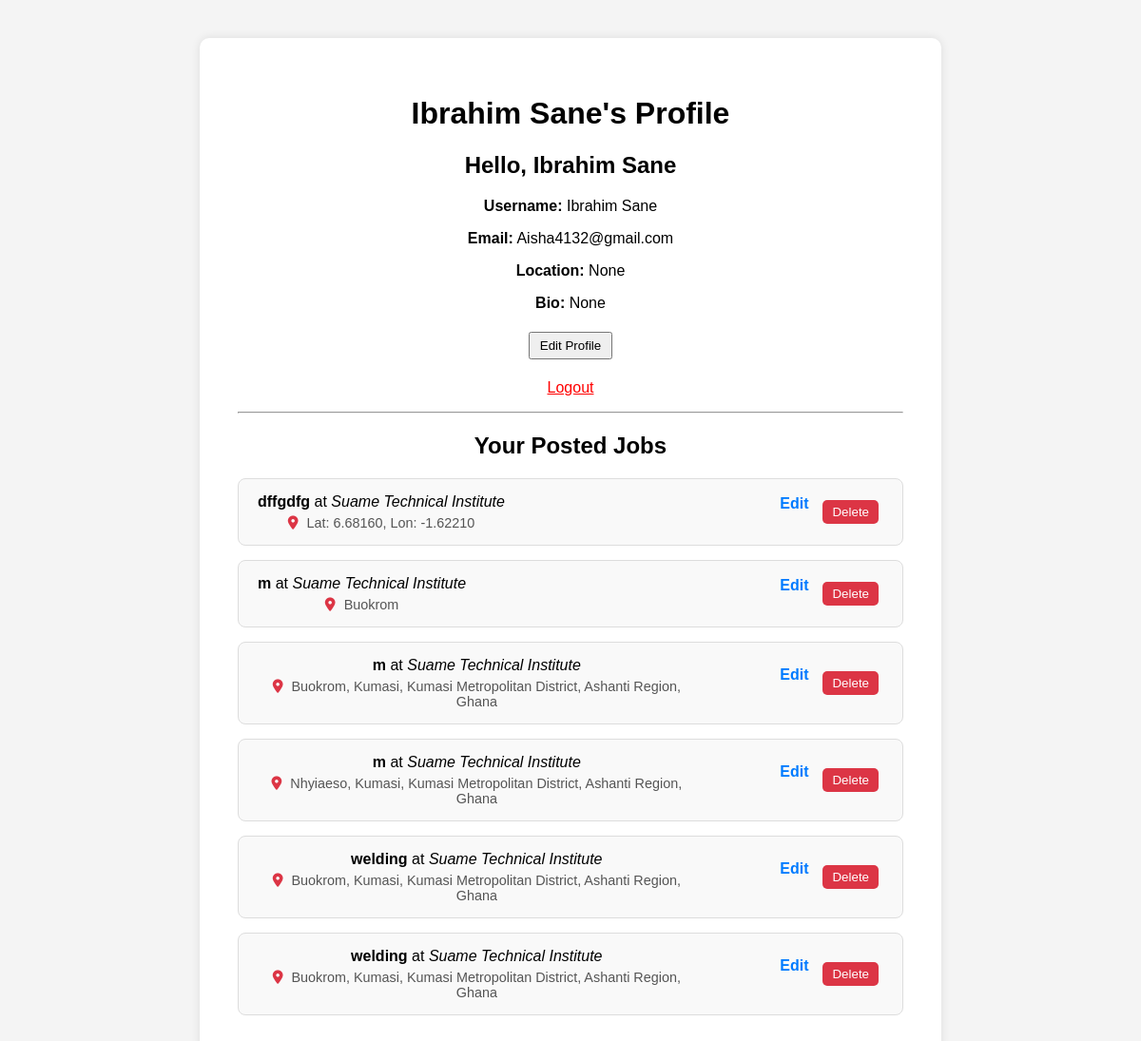
The page /profile (signed in) on the database its author committed.
### models.py (models this page shows)
class User(db.Model):
    id = db.Column(db.Integer, primary_key=True)
    email = db.Column(db.String(120), unique=True, nullable=False)
    password = db.Column(db.String(200), nullable=False)
    role = db.Column(db.String(20), nullable=False)  # 'employer' or 'jobseeker'
    username = db.Column(db.String(150), unique=True, nullable=False)
    full_name = db.Column(db.String(150))
    bio = db.Column(db.Text)
    location = db.Column(db.String(100))
    jobs = db.relationship('Job', backref='poster', lazy=True)

class Job(db.Model):
    id = db.Column(db.Integer, primary_key=True)
    title = db.Column(db.String(120), nullable=False)
    company = db.Column(db.String(100), nullable=False)
    location = db.Column(db.String(100), nullable=False)
    salary = db.Column(db.Float, nullable=False)
    currency = db.Column(db.String(10), default='USD')
    category = db.Column(db.String(100), nullable=False)
    description = db.Column(db.Text, nullable=False)
    dark_mode = db.Column(db.Boolean, default=False)
    theme = db.Column(db.String(10), default='light')
    latitude = db.Column(db.Float)
    longitude = db.Column(db.Float)
    posted_time = db.Column(db.DateTime, default=datetime.utcnow)
    user_id = db.Column(db.Integer, db.ForeignKey('user.id'), nullable=False)
    applications = db.relationship('Application', backref='job', lazy=True)

### app.py (the view)
@app.route('/profile')
def profile():
    if 'user_id' not in session:
        flash('Login required to view profile.', 'warning')
        return redirect(url_for('login'))
    user = User.query.get(session['user_id'])
    jobs = Job.query.filter_by(user_id=user.id).all()  # if you're showing jobs
    return render_template('profile.html', user=user, jobs=jobs)

### app.py (called while the page is built)
@app.context_processor
def inject_languages():
    return dict(LANGUAGES=app.config['LANGUAGES'])

### templates/profile.html (shortened to what this page needs)
<!DOCTYPE html>
<html>
<head>
    <link rel="stylesheet" href="https://cdnjs.cloudflare.com/ajax/libs/font-awesome/6.4.0/css/all.min.css">
</head>
<body>
    <div class="profile-container">
        <h1>{{ user.username }}'s {{ _('Profile') }}</h1>
        <h2>{{ _('Hello') }}, {{ user.full_name or user.username }}</h2>
        <p><strong>{{ _('Username') }}:</strong> {{ user.username }}</p>
        <p><strong>{{ _('Email') }}:</strong> {{ user.email }}</p>
        <p><strong>{{ _('Location') }}:</strong> {{ user.location }}</p>
        <p><strong>{{ _('Bio') }}:</strong> {{ user.bio }}</p>
        <button onclick="document.getElementById('editForm').style.display='block'">{{ _('Edit Profile') }}</button>
        <p><a href="{{ url_for('logout') }}" style="color: red;">{{ _('Logout') }}</a></p>
        <hr>
        <h2>{{ _('Your Posted Jobs') }}</h2>
        {% if jobs %}
        <div class="job-list">
            {% for job in jobs %}
            <div class="job-card">
                <div class="job-info">
                    <strong>{{ job.title }}</strong> at <em>{{ job.company }}</em>
                    <div class="job-location">
                        <i class="fas fa-map-marker-alt" style="color:#dc3545; margin-right:5px;"></i> {{ job.location }}
                    </div>
                </div>
                <div class="job-actions">
                    <a href="{{ url_for('edit_job', job_id=job.id) }}" class="edit-btn">{{ _('Edit') }}</a>
                    <form action="{{ url_for('delete_job', job_id=job.id) }}" method="POST" style="display:inline;">
                        <button type="submit" class="delete-btn" onclick="return confirm('{{ _('Delete this job?') }}')">
                            {{ _('Delete') }}
                        </button>
                    </form>
                </div>
            </div>
            {% endfor %}
        </div>
        {% else %}
        <p>{{ _("You haven't posted any jobs yet.") }}</p>
        {% endif %}
    </div>
</body>
</html>

### templates/profile.html (style rules this page uses)
body { font-family: Arial, sans-serif; padding: 40px; margin: 0; display: flex; justify-content: center; align-items: flex-start; min-height: 100vh; background-color: #f4f4f4; }
.profile-container { text-align: center; background: #fff; padding: 40px; border-radius: 10px; max-width: 700px; width: 100%; box-shadow: 0 0 10px rgba(0,0,0,0.1); }
a { color: blue; }
button { margin: 5px; padding: 5px 10px; }
.job-list { margin-top: 20px; display: flex; flex-direction: column; gap: 15px; }
.job-card { background: #f9f9f9; border: 1px solid #ddd; padding: 15px 20px; border-radius: 8px; display: flex; justify-content: space-between; align-items: center; }
.job-info { max-width: 70%; }
.job-location { font-size: 0.9em; color: #555; margin-top: 5px; }
.job-actions { display: flex; gap: 10px; }
.edit-btn { color: #007bff; text-decoration: none; font-weight: bold; }
.delete-btn { background-color: #dc3545; color: white; border: none; padding: 5px 10px; border-radius: 5px; cursor: pointer; }

### rows shown on the page
User: username "Ibrahim Sane", full_name+username "Ibrahim Sane", email "Aisha4132@gmail.com", location "None", bio "None"
Job: title "dffgdfg", company "Suame Technical Institute", location "Lat: 6.68160, Lon: -1.62210"
Job: title "m", company "Suame Technical Institute", location "Buokrom"
Job: title "m", company "Suame Technical Institute", location "Buokrom, Kumasi, Kumasi Metropolitan District, Ashanti Region, Ghana"
Job: title "m", company "Suame Technical Institute", location "Nhyiaeso, Kumasi, Kumasi Metropolitan District, Ashanti Region, Ghana"
Job: title "welding", company "Suame Technical Institute", location "Buokrom, Kumasi, Kumasi Metropolitan District, Ashanti Region, Ghana"
Job: title "welding", company "Suame Technical Institute", location "Buokrom, Kumasi, Kumasi Metropolitan District, Ashanti Region, Ghana"
